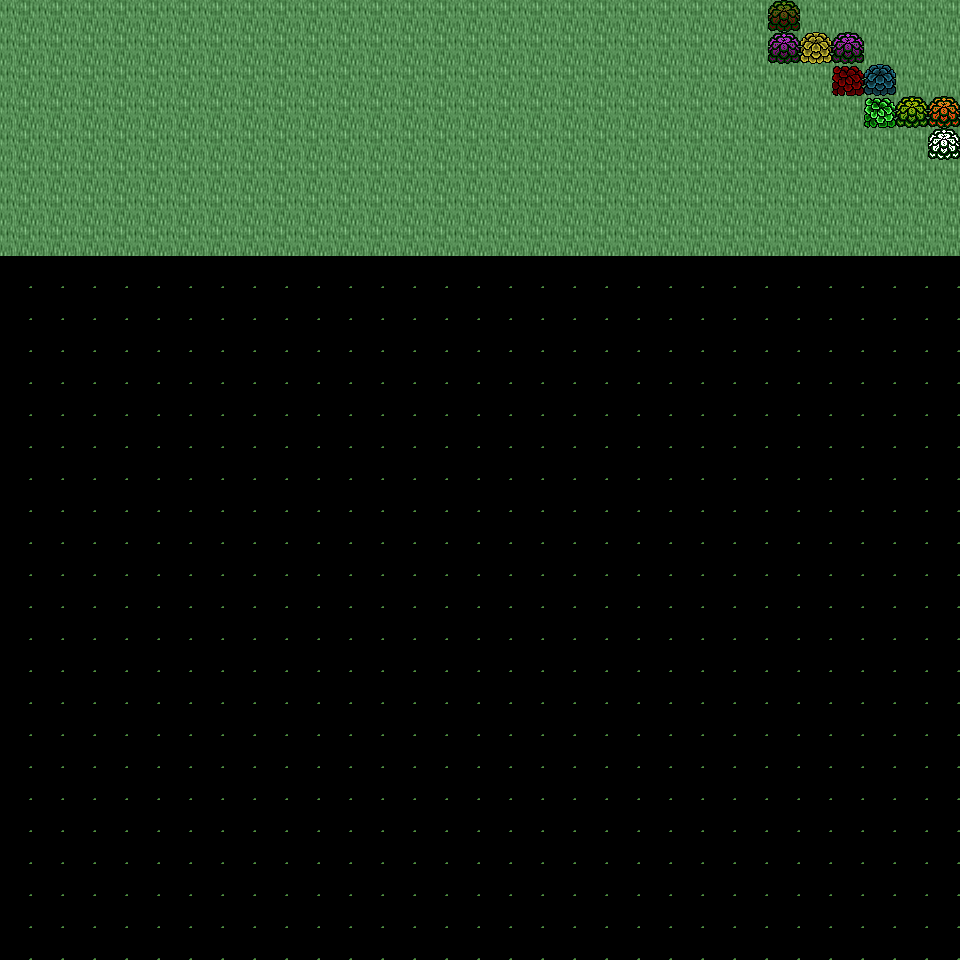

This game map was drawn from its Tiled (.tmx) file and the tilesets committed beside it. A one-line description and the trimmed map source follow:
An orthogonal 30x30 tile map with 32x32 px tiles, 6 tile layers (Ground, Object, Object2, Above, ...), 36 tilesets and 4 objects (4x mapchange).

<map version="1.0" orientation="orthogonal" renderorder="right-down" width="30" height="30" tilewidth="32" tileheight="32" nextobjectid="5">
  <tileset firstgid="1" name="tileset_plant_tree_chestnut_tree" tilewidth="32" tileheight="32" tilecount="20" columns="4">
    <image source="../drawable/tileset_plant_tree_chestnut_tree.png" width="128" height="160" />
  </tileset>
  <tileset firstgid="21" name="tileset_plant_tree_oak_tree" tilewidth="32" tileheight="32" tilecount="20" columns="4">
    <image source="../drawable/tileset_plant_tree_oak_tree.png" width="128" height="160" />
  </tileset>
  <tileset firstgid="41" name="tileset_building_fence_stone_fence_white" tilewidth="32" tileheight="32" tilecount="9" columns="3">
    <image source="../drawable/tileset_building_fence_stone_fence_white.png" width="96" height="96" />
  </tileset>
  <tileset firstgid="50" name="tileset_building_gnome_homes" tilewidth="32" tileheight="32" tilecount="48" columns="6">
    <image source="../drawable/tileset_building_gnome_homes.png" width="192" height="256" />
  </tileset>
  <tileset firstgid="98" name="tileset_plant_stump_small_stump" tilewidth="32" tileheight="32" tilecount="4" columns="2">
    <image source="../drawable/tileset_plant_stump_small_stump.png" width="64" height="64" />
  </tileset>
  <tileset firstgid="102" name="tileset_object_birds" tilewidth="32" tileheight="32" tilecount="4" columns="2">
    <image source="../drawable/tileset_object_birds.png" width="64" height="64" />
  </tileset>
  <tileset firstgid="106" name="tileset_ground_earth_edges" tilewidth="32" tileheight="32" tilecount="18" columns="6">
    <image source="../drawable/tileset_ground_earth_edges.png" width="192" height="96" />
  </tileset>
  <tileset firstgid="124" name="tileset_ground_grass_corners" tilewidth="32" tileheight="32" tilecount="24" columns="6">
    <image source="../drawable/tileset_ground_grass_corners.png" width="192" height="128" />
  </tileset>
  <tileset firstgid="148" name="tileset_building_fence_fence_chunky" tilewidth="32" tileheight="32" tilecount="21" columns="3">
    <image source="../drawable/tileset_building_fence_fence_chunky.png" width="96" height="224" />
  </tileset>
  <tileset firstgid="169" name="tileset_plant_bush_hosta" tilewidth="32" tileheight="32" tilecount="9" columns="3">
    <image source="../drawable/tileset_plant_bush_hosta.png" width="96" height="96" />
  </tileset>
  <tileset firstgid="178" name="tileset_plant_tree_maple_tree" tilewidth="32" tileheight="32" tilecount="72" columns="8">
    <image source="../drawable/tileset_plant_tree_maple_tree.png" width="256" height="288" />
  </tileset>
  <tileset firstgid="250" name="tileset_ground_ground" tilewidth="32" tileheight="32" tilecount="33" columns="3">
    <image source="../drawable/tileset_ground_ground.png" width="96" height="352" />
  </tileset>
  <tileset firstgid="283" name="tileset_ground_ground_2" tilewidth="32" tileheight="32" tilecount="4" columns="4">
    <image source="../drawable/tileset_ground_ground_2.png" width="128" height="32" />
  </tileset>
  <tileset firstgid="287" name="tileset_ground_ridge_earth_dark" tilewidth="32" tileheight="32" tilecount="96" columns="12">
    <image source="../drawable/tileset_ground_ridge_earth_dark.png" width="384" height="256" />
  </tileset>
  <tileset firstgid="383" name="tileset_plant_grasses" tilewidth="32" tileheight="32" tilecount="6" columns="3">
    <image source="../drawable/tileset_plant_grasses.png" width="96" height="64" />
  </tileset>
  <tileset firstgid="389" name="tileset_ground_grass_edges" tilewidth="32" tileheight="32" tilecount="36" columns="12">
    <image source="../drawable/tileset_ground_grass_edges.png" width="384" height="96" />
  </tileset>
  <tileset firstgid="425" name="tileset_ground_green_paving" tilewidth="32" tileheight="32" tilecount="18" columns="3">
    <image source="../drawable/tileset_ground_green_paving.png" width="96" height="192" />
  </tileset>
  <tileset firstgid="443" name="tileset_ground_rock_pebbles" tilewidth="32" tileheight="32" tilecount="3" columns="1">
    <image source="../drawable/tileset_ground_rock_pebbles.png" width="32" height="96" />
  </tileset>
  <tileset firstgid="446" name="tileset_plant_flower_daisy_white" tilewidth="32" tileheight="32" tilecount="8" columns="2">
    <image source="../drawable/tileset_plant_flower_daisy_white.png" width="64" height="128" />
  </tileset>
  <tileset firstgid="454" name="tileset_plant_flower_daisy_blue" tilewidth="32" tileheight="32" tilecount="8" columns="2">
    <image source="../drawable/tileset_plant_flower_daisy_blue.png" width="64" height="128" />
  </tileset>
  <tileset firstgid="462" name="tileset_ground_ladder_vertical_dark" tilewidth="32" tileheight="32" tilecount="3" columns="3">
    <image source="../drawable/tileset_ground_ladder_vertical_dark.png" width="96" height="32" />
  </tileset>
  <tileset firstgid="465" name="tileset_plant_tree_tree_darkgreen" tilewidth="32" tileheight="32" tilecount="88" columns="8">
    <image source="../drawable/tileset_plant_tree_tree_darkgreen.png" width="256" height="352" />
  </tileset>
  <tileset firstgid="553" name="tileset_ground_rock_rock_cluster" tilewidth="32" tileheight="32" tilecount="6" columns="3">
    <image source="../drawable/tileset_ground_rock_rock_cluster.png" width="96" height="64" />
  </tileset>
  <tileset firstgid="559" name="tileset_plant_bush_bushes" tilewidth="32" tileheight="32" tilecount="10" columns="5">
    <image source="../drawable/tileset_plant_bush_bushes.png" width="160" height="64" />
  </tileset>
  <tileset firstgid="569" name="tileset_plant_vine" tilewidth="32" tileheight="32" tilecount="3" columns="1">
    <image source="../drawable/tileset_plant_vine.png" width="32" height="96" />
  </tileset>
  <tileset firstgid="572" name="tileset_ground_ladder_horizontal_dark" tilewidth="32" tileheight="32" tilecount="3" columns="1">
    <image source="../drawable/tileset_ground_ladder_horizontal_dark.png" width="32" height="96" />
  </tileset>
  <tileset firstgid="575" name="tileset_logic_collision" tilewidth="32" tileheight="32" tilecount="1" columns="1">
    <image source="../drawable/tileset_logic_collision.png" width="32" height="32" />
  </tileset>
  <tileset firstgid="576" name="tileset_plant_tree_fir_trees" tilewidth="32" tileheight="32" tilecount="24" columns="6">
    <image source="../drawable/tileset_plant_tree_fir_trees.png" width="192" height="128" />
  </tileset>
  <tileset firstgid="600" name="tileset_plant_mosses" tilewidth="32" tileheight="32" tilecount="16" columns="4">
    <image source="../drawable/tileset_plant_mosses.png" width="128" height="128" />
  </tileset>
  <tileset firstgid="616" name="tileset_plant_mushroom3" tilewidth="32" tileheight="32" tilecount="2" columns="2">
    <image source="../drawable/tileset_plant_mushroom3.png" width="64" height="32" />
  </tileset>
  <tileset firstgid="618" name="tileset_building_wizards_tower" tilewidth="32" tileheight="32" tilecount="252" columns="9">
    <image source="../drawable/tileset_building_wizards_tower.png" width="288" height="896" />
  </tileset>
  <tileset firstgid="870" name="tileset_plant_tree_evergreen" tilewidth="32" tileheight="32" tilecount="36" columns="3">
    <image source="../drawable/tileset_plant_tree_evergreen.png" width="96" height="384" />
  </tileset>
  <tileset firstgid="906" name="tileset_plant_bush_large_green" tilewidth="32" tileheight="32" tilecount="9" columns="3">
    <image source="../drawable/tileset_plant_bush_large_green.png" width="96" height="96" />
  </tileset>
  <tileset firstgid="915" name="tileset_furniture_light_small_oil_lamp" tilewidth="32" tileheight="32" tilecount="8" columns="2">
    <image source="../drawable/tileset_furniture_light_small_oil_lamp.png" width="64" height="128" />
  </tileset>
  <tileset firstgid="923" name="tileset_item_banners_flag" tilewidth="32" tileheight="32" tilecount="12" columns="3">
    <image source="../drawable/tileset_item_banners_flag.png" width="96" height="128" />
  </tileset>
  <tileset firstgid="935" name="tileset_item_flagpole" tilewidth="32" tileheight="32" tilecount="3" columns="1">
    <image source="../drawable/tileset_item_flagpole.png" width="32" height="96" />
  </tileset>
  <layer name="Ground" width="30" height="30">
    <data>[900 cells, 240 non-empty, 1 distinct tile ids]</data>
  </layer>
  <layer name="Object" width="30" height="30">
    <data>[900 cells, 10 non-empty, 9 distinct tile ids]</data>
  </layer>
  <layer name="Object2" width="30" height="30">
    <data>[900 cells, 0 non-empty, 0 distinct tile ids]</data>
  </layer>
  <layer name="Above" width="30" height="30">
    <data>[900 cells, 0 non-empty, 0 distinct tile ids]</data>
  </layer>
  <layer name="Above2" width="30" height="30">
    <data>[900 cells, 0 non-empty, 0 distinct tile ids]</data>
  </layer>
  <layer name="Walkable" width="30" height="30">
    <data>[900 cells, 670 non-empty, 1 distinct tile ids]</data>
  </layer>
  <objectgroup name="MapEvents">
    <object id="1" name="north" type="mapchange" x="0" y="0" width="768" height="32">
      <properties>
        <property name="map" value="0_deniran_forest_n2_w_x0_y3" />
        <property name="place" value="south" />
      </properties>
    </object>
    <object id="2" name="north2" type="mapchange" x="800" y="0" width="160" height="32">
      <properties>
        <property name="map" value="0_deniran_forest_n2_w_x0_y3" />
        <property name="place" value="south2" />
      </properties>
    </object>
    <object id="3" name="east" type="mapchange" x="928" y="0" width="32" height="96">
      <properties>
        <property name="map" value="0_ados_mountain_n2_w2_x0_y4" />
        <property name="place" value="west" />
      </properties>
    </object>
    <object id="4" name="east2" type="mapchange" x="928" y="160" width="32" height="96">
      <properties>
        <property name="map" value="0_ados_mountain_n2_w2_x0_y4" />
        <property name="place" value="west2" />
      </properties>
    </object>
  </objectgroup>
</map>
